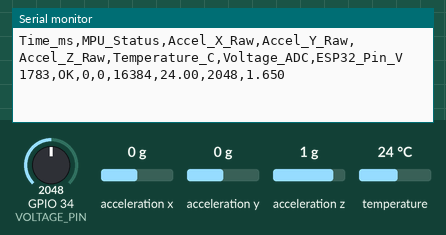
Recording of a sketch running on a simulated ESP32. Shown: the last lines printed to the serial monitor. Wiring (inferred from the names in the program): MPU-6050 motion sensor at I2C address 0x68. Inputs (shaded band) come from the test bench; at power-on: acceleration x 0 g, temperature 24 °C, GPIO 34 (VOLTAGE_PIN) = 2048, acceleration y 0 g, acceleration z 1 g (analog values on the 0–4095 scale).

Above: at 2.2 s.
2.3 s: acceleration x set to -1.4 g
At 5.4 s:
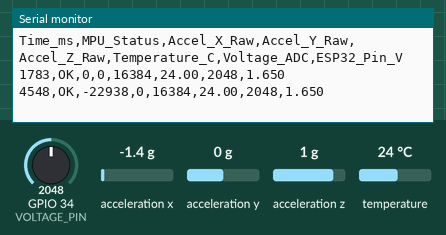
5.9 s: temperature set to 12 °C
At 8.6 s:
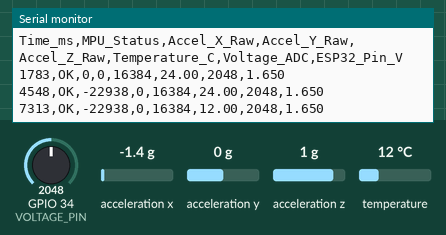
9.5 s: GPIO 34 (VOLTAGE_PIN) set to 2866
At 10.7 s:
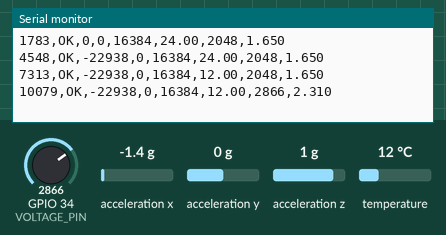
13.1 s: acceleration y set to -1.4 g
At 16.0 s:
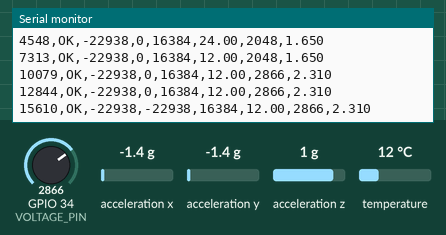
16.7 s: acceleration z set to -1.4 g
At 19.3 s:
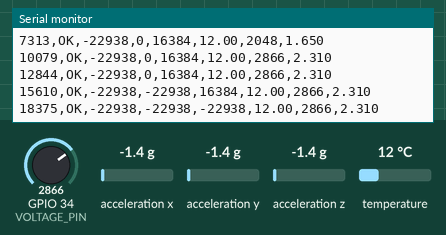
20.3 s: temperature set to 19 °C
At 22.5 s:
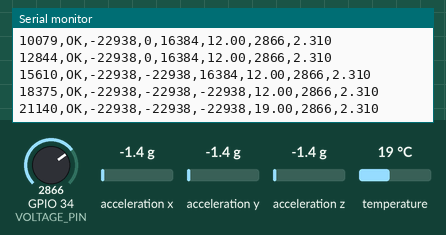
Timing chart, 0 to 24.0 s (numbered marks = the images above; inputs shaded):
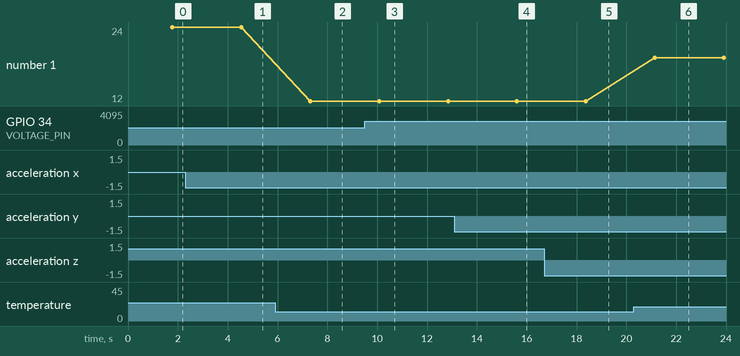

Measured:
- after the input at 2.3 s, the serial monitor: prints a new line after 2.2 s (image 1)
- after the input at 5.9 s, the serial monitor: prints a new line after 1.4 s (image 2)
- after the input at 9.5 s, the serial monitor: prints a new line after 0.58 s (image 3)
- after the input at 13.1 s, the serial monitor: prints a new line after 2.5 s (image 4)
- after the input at 16.7 s, the serial monitor: prints a new line after 1.7 s (image 5)
- after the input at 20.3 s, the serial monitor: prints a new line after 0.84 s (image 6)
- plotted number 1: 24 → 12 after the input at 5.9 s, 12 → 19 after the input at 20.3 s

The sketch:

sketch_oct13a.ino
```cpp
#include <Wire.h>
#include <OneWire.h>
#include <DallasTemperature.h>

// ===== MPU6050 SETTINGS =====
const int SDA_PIN = 21;
const int SCL_PIN = 22;
const byte MPU_ADDR = 0x68;

// ===== DS18B20 SETTINGS =====
#define ONE_WIRE_BUS 4
OneWire oneWire(ONE_WIRE_BUS);
DallasTemperature tempSensor(&oneWire);

// ===== VOLTAGE SENSOR SETTINGS =====
const int VOLTAGE_PIN = 34;

// ===== SENSOR STATUS =====
bool mpuConnected = false;

void setup() {
  Serial.begin(115200);
  delay(1000);

  // Initialize I2C
  Wire.begin(SDA_PIN, SCL_PIN);

  // Check MPU6050 connection
  Wire.beginTransmission(MPU_ADDR);
  byte error = Wire.endTransmission();

  if (error == 0) {
    mpuConnected = true;

    // Wake up MPU6050
    Wire.beginTransmission(MPU_ADDR);
    Wire.write(0x6B);
    Wire.write(0x00);
    Wire.endTransmission();
  }

  // Initialize DS18B20
  tempSensor.begin();

  // Configure ADC
  analogReadResolution(12);
  analogSetPinAttenuation(VOLTAGE_PIN, ADC_11db);

  // CSV header
  Serial.println("Time_ms,MPU_Status,Accel_X_Raw,Accel_Y_Raw,Accel_Z_Raw,Temperature_C,Voltage_ADC,ESP32_Pin_V");
}

void loop() {
  // ===== 1. READ MPU6050 =====
  int16_t ax = 0;
  int16_t ay = 0;
  int16_t az = 0;
  bool mpuReadOK = false;

  if (mpuConnected) {
    Wire.beginTransmission(MPU_ADDR);
    Wire.write(0x3B);

    if (Wire.endTransmission(false) == 0 &&
        Wire.requestFrom(MPU_ADDR, (uint8_t)6) == 6) {

      ax = (int16_t)((Wire.read() << 8) | Wire.read());
      ay = (int16_t)((Wire.read() << 8) | Wire.read());
      az = (int16_t)((Wire.read() << 8) | Wire.read());

      mpuReadOK = true;
    }
  }

  // ===== 2. READ TEMPERATURE =====
  tempSensor.requestTemperatures();
  float temperature = tempSensor.getTempCByIndex(0);

  bool tempOK = (temperature != DEVICE_DISCONNECTED_C);

  // ===== 3. READ VOLTAGE ADC =====
  int rawADC = analogRead(VOLTAGE_PIN);
  float pinVoltage = rawADC * (3.3 / 4095.0);

  // ===== 4. PRINT CSV ROW =====
  Serial.print(millis());
  Serial.print(",");

  Serial.print(mpuReadOK ? "OK" : "ERROR");
  Serial.print(",");

  if (mpuReadOK) {
    Serial.print(ax);
    Serial.print(",");
    Serial.print(ay);
    Serial.print(",");
    Serial.print(az);
  } else {
    Serial.print("NA,NA,NA");
  }
  Serial.print(",");

  if (tempOK) {
    Serial.print(temperature, 2);
  } else {
    Serial.print("NA");
  }
  Serial.print(",");

  Serial.print(rawADC);
  Serial.print(",");

  Serial.println(pinVoltage, 3);

  delay(2000);
}
```
